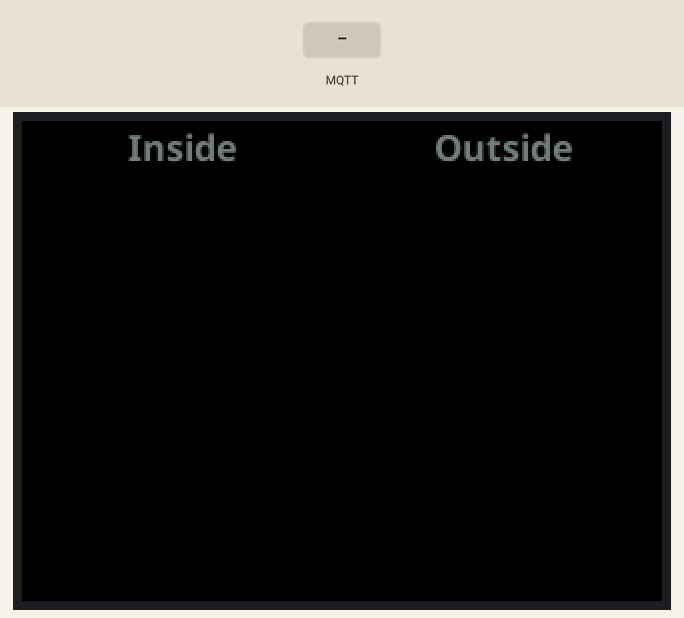
Recording of a program running on a simulated ESP32. Parts: 320×240 colour display. The inputs (shaded band) are chosen by the test bench. WiFi joins after 1.5 s; servers stay silent unless stated; the local clock reads 2024-03-15 10:24:30 at power-on unless the program sets it; no MQTT or app messages arrive unless stated; not simulated (calls return 0 or success): secrets.h; names the files do not define were given values by the test bench: MQTT_PORT = 1883; what the program prints to the serial monitor is not drawn.

Above: at 2.7 s.
2.8 s: MQTT message "5" arrives on the first subscribed topic
At 3.33 s:
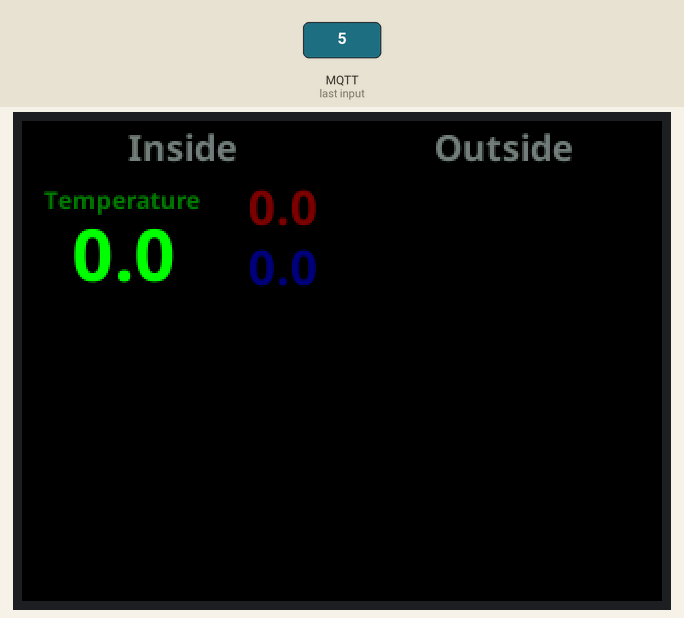
At 4.2 s:
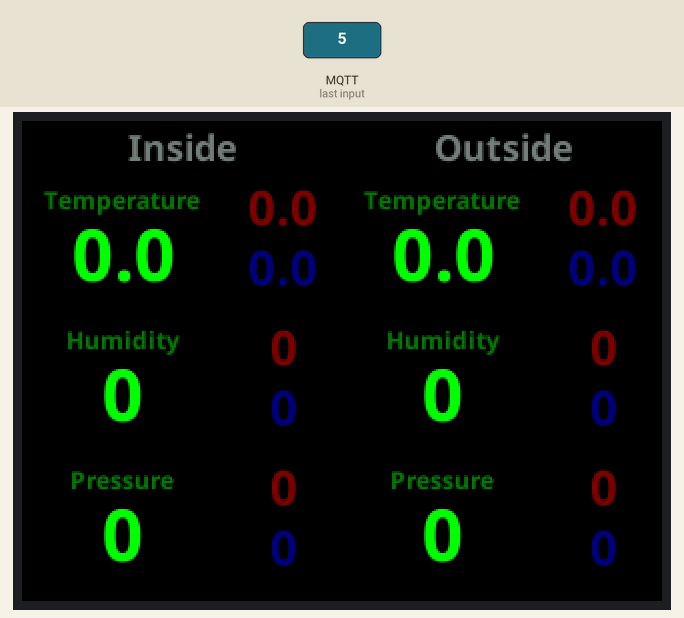
4.9 s: MQTT message "on" arrives on the first subscribed topic
6.4 s: MQTT message "off" arrives on the first subscribed topic
Timing chart, 0 to 9.4 s (numbered marks = the images above; inputs shaded):
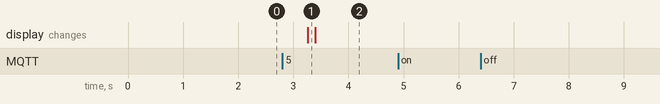

The program:

main.cpp
```cpp
#include <TFT_eSPI.h>               // Driver for the ILI9341 LCD controller
#include <XPT2046_Touchscreen.h>    // Driver for the XPT2046 touch controller
#include <Wifi.h>                   // Driver for the ESP32 Wifi controller
#include <PubSubClient.h>           // MQTT client library
#include <WiFiClient.h>             // Wifi client library
#include <time.h>                   // Time library
#include <vector>                   // Vector library

#include "secrets.h"                // Credentials

/* Fonts from https://fonts.google.com/noto licensed under the Open Font License,
 * converted with TFT-eSPI/tools/Create_Smooth_Font Processing script */
#include "NotoSansBold12.h"
#include "NotoSansBold18.h"
#include "NotoSansBold24.h"
#include "NotoSansBold36.h"

/* Record of data to be displayed */
struct DataValue {
    time_t timestamp;
    float value;
};

class DataRecord {
    public:
        void setValue(float value) {
            time_t now = time(nullptr);
            history.push_back({now, value});
            time_t cutoff = now - 60*60*24;
            while (history.size() && history.front().timestamp < cutoff) {
                history.erase(history.begin());
            }
        };
        float getValue() { return history.size() ? history.back().value : 0.0; }
        float getMinimum() {
            float min = getValue();
            for (auto &v : history) if (v.value < min) { min = v.value; }
            return min;
        }
        float getMaximum() {
            float max = getValue();
            for (auto &v : history) if (v.value > max) { max = v.value; }
            return max;
        }
    private:
        std::vector<DataValue> history;
};

class DataSet {
    public:
        DataRecord temperature;
        DataRecord humidity;
        DataRecord pressure;
};

class Data {
    public:
        DataSet indoor;
        DataSet outdoor;
        bool dirty = false;
} data;

/* Function prototypes */
void touchInit();
void touchTask(void *param);
void dispInit();
void dispTask(void *param);
void dispValueWidget(TFT_eSprite *spr, const char *label, DataRecord *data, uint8_t dp);
void wifiInit();
void mqttInit();
void mqttTask(void *param);
void mqttHandleMessage(char* topic, uint8_t* payload, unsigned int len);

/* Main functionality */

void setup() {

    Serial.begin(115200);
    touchInit();
    dispInit();
    wifiInit();
    mqttInit();
}

void loop() {
}

/* ----- WiFi ----- */

void wifiInit() {

    Serial.printf("[WiFi] connecting to %s\n", WIFI_SSID);
    WiFi.begin(WIFI_SSID, WIFI_PASS);
    while (WiFi.status() != WL_CONNECTED) { delay(500); }
    Serial.printf("[WiFi] connected with IP %s\n", WiFi.localIP().toString().c_str());
    configTime(0, 0, "0.pool.ntp.org", "1.pool.ntp.org", "2.pool.ntp.org");
}

/* ----- MQTT Task ----- */

#define MQTT_RETRY_INTERVAL 10

void mqttInit() {

    TaskHandle_t taskHandle;
    xTaskCreatePinnedToCore(mqttTask, "Subscriber", 8192, nullptr, 2, &taskHandle, 1);
}

void mqttTask(void *param) {

    time_t now;
    time_t connectRetryTime = (time_t)0;
    WiFiClient espClient;
    PubSubClient pubsubclient(espClient);

    char sDeviceID[26];
    uint64_t chipid = ESP.getEfuseMac();
    snprintf(sDeviceID, sizeof(sDeviceID), "Weather-%04X%08X", (uint16_t)(chipid>>32), (uint32_t)chipid);

    while (true) {

        /* If not connected, try connecting */
        if (!pubsubclient.connected() && (now = time(nullptr)) > connectRetryTime) {
            connectRetryTime = now + MQTT_RETRY_INTERVAL;
            Serial.printf("[MQTT] connecting to %s\n", MQTT_BROKER);
            pubsubclient.setServer(MQTT_BROKER, MQTT_PORT);
            pubsubclient.setCallback(mqttHandleMessage);
            if (pubsubclient.connect(sDeviceID, MQTT_USER, MQTT_PASS)) {
                Serial.printf("[MQTT] connected as %s\n", sDeviceID);
                pubsubclient.subscribe("enviro/#");
            } else {
                Serial.println("[MQTT] connection failed");
            }
        }

        pubsubclient.loop();
        vTaskDelay(1);
    }
}

void mqttHandleMessage(char* topic, uint8_t* payload, unsigned int len) {

    payload[len] = 0;
    Serial.printf("[MQTT] received %s: %s\n", topic, payload);
    float value = atof((char*)payload);

    if      (!strcmp(topic, "enviro/indoor/temperature")) { data.indoor.temperature.setValue(value); }
    else if (!strcmp(topic, "enviro/indoor/humidity")) { data.indoor.humidity.setValue(value); }
    else if (!strcmp(topic, "enviro/indoor/pressure")) { data.indoor.pressure.setValue(value); }
    else if (!strcmp(topic, "enviro/outdoor/temperature")) { data.outdoor.temperature.setValue(value); }
    else if (!strcmp(topic, "enviro/outdoor/humidity")) { data.outdoor.humidity.setValue(value); }
    else if (!strcmp(topic, "enviro/outdoor/pressure")) { data.outdoor.pressure.setValue(value); }
    data.dirty = true;
}

/* ----- Touch task ----- */

#define XPT2046_IRQ     36
#define XPT2046_MOSI    32
#define XPT2046_MISO    39
#define XPT2046_CLK     25
#define XPT2046_CS      33

void touchInit() {

    TaskHandle_t taskHandle;
    xTaskCreatePinnedToCore(touchTask, "Touch", 8192, nullptr, 2, &taskHandle, 1);
}

void touchTask(void *param) {

    /* Initialise the touch controller */
    SPIClass vSpi = SPIClass(VSPI);
    XPT2046_Touchscreen ts(XPT2046_CS, XPT2046_IRQ);
    vSpi.begin(XPT2046_CLK, XPT2046_MISO, XPT2046_MOSI, XPT2046_CS);
    ts.begin(vSpi);
    ts.setRotation(1);

    while (true) {
        if (ts.tirqTouched() && ts.touched()) {
            TS_Point p = ts.getPoint();
            // Serial.printf("[Touch] %d %d %d\n", p.x, p.y, p.z);
        }
        vTaskDelay(1);
    }
}

/* ----- Display Task ---- */

void dispInit() {

    TaskHandle_t taskHandle;
    xTaskCreatePinnedToCore(dispTask, "Display", 8192, nullptr, 2, &taskHandle, 1);
}

void dispTask(void *param) {

    TFT_eSPI tft = TFT_eSPI();
    TFT_eSprite spr = TFT_eSprite(&tft);

    /* Initialise the LCD controller */
    tft.init();
    tft.setRotation(1);

    /* Clear the screen and draw the fixed items */
    tft.fillScreen(TFT_BLACK);
    tft.setTextColor(0x73EF, TFT_BLACK);
    tft.setTextDatum(MC_DATUM);
    tft.loadFont(NotoSansBold18);
    tft.drawString("Inside", 80, 15);
    tft.drawString("Outside", 240, 15);
    tft.unloadFont();

    /* Create the sprite for rendering the widgets */
    spr.createSprite(160, 60);

    while (true) {
        if (data.dirty) {
            dispValueWidget(&spr, "Temperature", &data.indoor.temperature, 1); spr.pushSprite(0, 30);
            dispValueWidget(&spr, "Humidity", &data.indoor.humidity, 0); spr.pushSprite(0, 100);
            dispValueWidget(&spr, "Pressure", &data.indoor.pressure, 0); spr.pushSprite(0, 170);
            dispValueWidget(&spr, "Temperature", &data.outdoor.temperature, 1); spr.pushSprite(160, 30);
            dispValueWidget(&spr, "Humidity", &data.outdoor.humidity, 0); spr.pushSprite(160, 100);
            dispValueWidget(&spr, "Pressure", &data.outdoor.pressure, 0); spr.pushSprite(160, 170);
            data.dirty = false;
        }
        vTaskDelay(1000);
    }
}

void dispValueWidget(TFT_eSprite *spr, const char *label, DataRecord *data, uint8_t dp) {

    spr->fillSprite(TFT_BLACK);
    spr->setTextDatum(MC_DATUM);

    spr->loadFont(NotoSansBold36);
    spr->setTextColor(TFT_GREEN, TFT_BLACK);
    spr->drawFloat(data->getValue(), dp, 50, 40);
    spr->unloadFont();

    spr->loadFont(NotoSansBold12);
    spr->setTextColor(0x03E0, TFT_BLACK);
    spr->drawString(label, 50, 10);
    spr->unloadFont();

    spr->loadFont(NotoSansBold24);
    spr->setTextColor(TFT_MAROON, TFT_BLACK);
    spr->drawFloat(data->getMaximum(), dp, 130, 15);
    spr->setTextColor(TFT_NAVY, TFT_BLACK);
    spr->drawFloat(data->getMinimum(), dp, 130, 45);
    spr->unloadFont();
}
```

Source omitted: toSansBold12.h (data table, 48562 bytes), toSansBold18.h (data table, 84982 bytes), oSansBold24.h (data table, 133882 bytes), oSansBold36.h (data table, 268582 bytes)

Measured:
- after the input at 2.8 s, the display: changes after 0.46 s (image 1)
- after the input at 4.9 s, every drawn part: stays the same
- after the input at 6.4 s, every drawn part: stays the same
